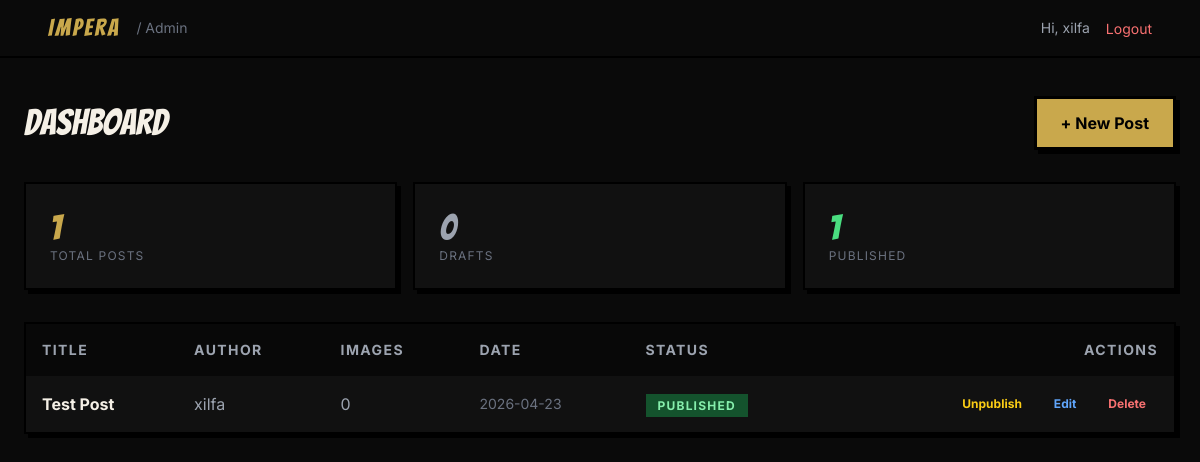
The app's page /admin (signed in), older data.
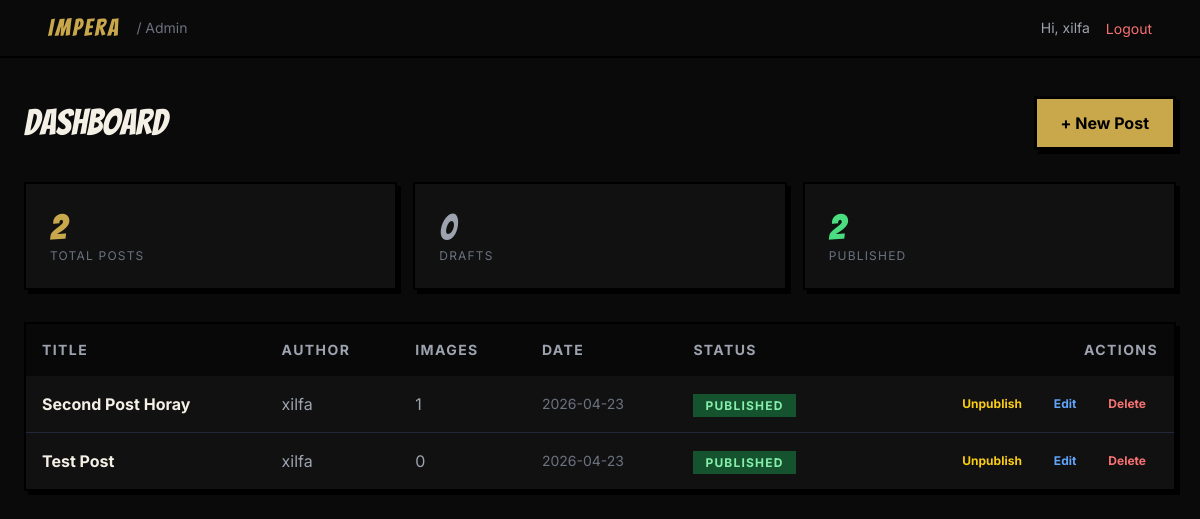
The same page, newer data.
### tables this page shows
CREATE TABLE users (
            id INTEGER PRIMARY KEY AUTOINCREMENT,
            username TEXT UNIQUE NOT NULL,
            password_hash TEXT NOT NULL,
            created_at TIMESTAMP DEFAULT CURRENT_TIMESTAMP
        );

CREATE TABLE posts (
            id INTEGER PRIMARY KEY AUTOINCREMENT,
            title TEXT NOT NULL,
            body TEXT NOT NULL,
            author_id INTEGER NOT NULL,
            status TEXT CHECK(status IN ('draft', 'published')) DEFAULT 'draft',
            created_at TIMESTAMP DEFAULT CURRENT_TIMESTAMP,
            updated_at TIMESTAMP DEFAULT CURRENT_TIMESTAMP, summary TEXT DEFAULT '', post_type TEXT DEFAULT 'HIGHLIGHT',
            FOREIGN KEY (author_id) REFERENCES users(id)
        );

### main.py (the view)
@app.get("/admin", response_class=HTMLResponse)
async def admin_dashboard(request: Request):
    user = get_current_user(request)
    if not user:
        return RedirectResponse("/masukgan", status_code=302)
    conn = get_db()
    cursor = conn.cursor()
    cursor.execute("""
        SELECT p.id, p.title, p.status, p.created_at, u.username,
               (SELECT COUNT(*) FROM post_images WHERE post_id = p.id) as image_count
        FROM posts p
        JOIN users u ON p.author_id = u.id
        ORDER BY p.created_at DESC
    """)
    posts = cursor.fetchall()
    cursor.execute("SELECT COUNT(*) as total FROM posts")
    total = cursor.fetchone()["total"]
    cursor.execute("SELECT COUNT(*) as total FROM posts WHERE status = 'draft'")
    drafts = cursor.fetchone()["total"]
    cursor.execute("SELECT COUNT(*) as total FROM posts WHERE status = 'published'")
    published = cursor.fetchone()["total"]
    conn.close()
    return templates.TemplateResponse(request, "admin.html", {
        "request": request,
        "user": user,
        "posts": posts,
        "stats": {"total": total, "drafts": drafts, "published": published}
    })

### app/templates/admin.html (shortened to what this page needs)
<!DOCTYPE html>
<html lang="en">
<head>
    <script src="https://cdn.tailwindcss.com"></script>
</head>
<body class="bg-[#0a0a0a] text-[#F5F0E6]">
    <nav class="fixed top-0 w-full z-50 bg-[#0a0a0a]/90 border-b-2 border-black">
        <div class="max-w-6xl mx-auto px-6 py-3 flex items-center justify-between">
            <div class="flex items-center gap-4">
                <span class="text-2xl font-display tracking-widest text-accent">IMPERA</span>
                <span class="text-sm text-gray-500">/ Admin</span>
            </div>
            <div class="flex items-center gap-4">
                <span class="text-sm text-gray-400">Hi, {{ user.username }}</span>
                <form method="POST" action="/admin/logout">
                    <button type="submit" class="text-sm text-red-400 hover:text-red-300">Logout</button>
                </form>
            </div>
        </div>
    </nav>
    <div class="pt-24 px-6 pb-12">
        <div class="max-w-6xl mx-auto">
            <div class="flex items-center justify-between mb-8">
                <h1 class="text-4xl font-display">Dashboard</h1>
                <a href="/admin/new" class="bg-accent text-black font-bold px-6 py-3 comic-border hover:bg-accent-light transition-colors">
                    + New Post
                </a>
            </div>
            <div class="grid grid-cols-3 gap-4 mb-8">
                <div class="bg-panel border-2 border-black p-6 comic-border">
                    <p class="text-4xl font-display text-accent">{{ stats.total }}</p>
                    <p class="text-xs text-gray-500 uppercase tracking-widest">Total Posts</p>
                </div>
                <div class="bg-panel border-2 border-black p-6 comic-border">
                    <p class="text-4xl font-display text-gray-400">{{ stats.drafts }}</p>
                    <p class="text-xs text-gray-500 uppercase tracking-widest">Drafts</p>
                </div>
                <div class="bg-panel border-2 border-black p-6 comic-border">
                    <p class="text-4xl font-display text-green-400">{{ stats.published }}</p>
                    <p class="text-xs text-gray-500 uppercase tracking-widest">Published</p>
                </div>
            </div>
            <div class="bg-panel border-2 border-black comic-border overflow-hidden">
                <table class="w-full">
                    <thead class="bg-black/50">
                        <tr>
                            <th class="text-left p-4 text-sm font-bold uppercase tracking-widest text-gray-400">Title</th>
                            <th class="text-left p-4 text-sm font-bold uppercase tracking-widest text-gray-400">Author</th>
                            <th class="text-left p-4 text-sm font-bold uppercase tracking-widest text-gray-400">Images</th>
                            <th class="text-left p-4 text-sm font-bold uppercase tracking-widest text-gray-400">Date</th>
                            <th class="text-left p-4 text-sm font-bold uppercase tracking-widest text-gray-400">Status</th>
                            <th class="text-right p-4 text-sm font-bold uppercase tracking-widest text-gray-400">Actions</th>
                        </tr>
                    </thead>
                    <tbody class="divide-y divide-gray-800">
                        {% for post in posts %}
                        <tr class="hover:bg-white/5">
                            <td class="p-4 font-bold">{{ post.title }}</td>
                            <td class="p-4 text-gray-400">{{ post.username }}</td>
                            <td class="p-4 text-gray-400">{{ post.image_count }}</td>
                            <td class="p-4 text-gray-500 text-sm">{{ post.created_at[:10] }}</td>
                            <td class="p-4">
                                <span class="px-3 py-1 text-xs font-bold uppercase tracking-widest {% if post.status == 'published' %}bg-green-900 text-green-300{% else %}bg-gray-700 text-gray-400{% endif %}">
                                    {{ post.status }}
                                </span>
                            </td>
                            <td class="p-4 text-right">
                                <div class="flex justify-end gap-2">
                                    <button
                                        onclick="toggleStatus({{ post.id }})"
                                        class="px-3 py-1 text-xs font-bold {% if post.status == 'published' %}text-yellow-400 hover:text-yellow-300{% else %}text-green-400 hover:text-green-300{% endif %}"
                                    >
                                        {{ 'Unpublish' if post.status == 'published' else 'Publish' }}
                                    </button>
                                    <a href="/admin/posts/{{ post.id }}" class="px-3 py-1 text-xs font-bold text-blue-400 hover:text-blue-300">Edit</a>
                                    <button
                                        onclick="deletePost({{ post.id }})"
                                        class="px-3 py-1 text-xs font-bold text-red-400 hover:text-red-300"
                                    >Delete</button>
                                </div>
                            </td>
                        </tr>
                        {% endfor %}
                    </tbody>
                </table>
            </div>
        </div>
    </div>
</body>
</html>

### app/templates/admin.html (style rules this page uses)
body { font-family: 'Inter', sans-serif; }
.comic-border { border: 3px solid #000; box-shadow: 4px 4px 0px #000; }

Row changes from the older to the newer data that the page shows:
added posts: title "Second Post Horay", username "xilfa", image_count "1", created_at "2026-04-23", status "PUBLISHED", status "Unpublish"
Text that changed along with them:
{{ stats.total }}: "1" → "2"
{{ stats.published }}: "1" → "2"
